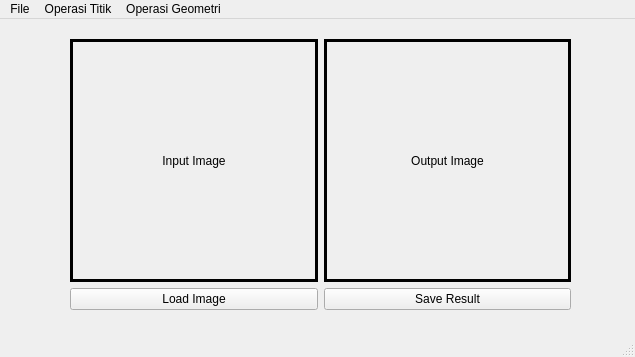
<?xml version="1.0" encoding="UTF-8"?>
<ui version="4.0">
 <class>MainWindow</class>
 <widget class="QMainWindow" name="MainWindow">
  <property name="geometry">
   <rect>
    <x>0</x>
    <y>0</y>
    <width>635</width>
    <height>357</height>
   </rect>
  </property>
  <property name="windowTitle">
   <string>MainWindow</string>
  </property>
  <widget class="QWidget" name="centralwidget">
   <widget class="QWidget" name="horizontalLayoutWidget">
    <property name="geometry">
     <rect>
      <x>70</x>
      <y>20</y>
      <width>501</width>
      <height>271</height>
     </rect>
    </property>
    <layout class="QHBoxLayout" name="horizontalLayout">
     <item>
      <layout class="QVBoxLayout" name="verticalLayout">
       <item>
        <widget class="QLabel" name="imgLabel">
         <property name="frameShape">
          <enum>QFrame::Box</enum>
         </property>
         <property name="lineWidth">
          <number>3</number>
         </property>
         <property name="text">
          <string>Input Image</string>
         </property>
         <property name="alignment">
          <set>Qt::AlignCenter</set>
         </property>
        </widget>
       </item>
       <item>
        <widget class="QPushButton" name="loadButton">
         <property name="text">
          <string>Load Image</string>
         </property>
        </widget>
       </item>
      </layout>
     </item>
     <item>
      <layout class="QVBoxLayout" name="verticalLayout_2">
       <item>
        <widget class="QLabel" name="hasilLabel">
         <property name="frameShape">
          <enum>QFrame::Box</enum>
         </property>
         <property name="lineWidth">
          <number>3</number>
         </property>
         <property name="text">
          <string>Output Image</string>
         </property>
         <property name="alignment">
          <set>Qt::AlignCenter</set>
         </property>
        </widget>
       </item>
       <item>
        <widget class="QPushButton" name="saveButton">
         <property name="text">
          <string>Save Result</string>
         </property>
        </widget>
       </item>
      </layout>
     </item>
    </layout>
   </widget>
  </widget>
  <widget class="QMenuBar" name="menubar">
   <property name="geometry">
    <rect>
     <x>0</x>
     <y>0</y>
     <width>635</width>
     <height>18</height>
    </rect>
   </property>
   <widget class="QMenu" name="menuFile">
    <property name="title">
     <string>File</string>
    </property>
    <addaction name="actionLoad_Image"/>
    <addaction name="actionSave_Image"/>
   </widget>
   <widget class="QMenu" name="menuOperasi_Titil">
    <property name="title">
     <string>Operasi Titik</string>
    </property>
    <addaction name="actionGrayscale"/>
    <addaction name="actionBrightness"/>
    <addaction name="actionContrast"/>
    <addaction name="actionContrast_Stretching"/>
    <addaction name="actionNegative"/>
    <addaction name="actionBiner"/>
    <addaction name="actionGray_Histogram"/>
    <addaction name="actionRGB_Histogram"/>
    <addaction name="actionEqual_Histogram"/>
   </widget>
   <widget class="QMenu" name="menuOperasi_Geometri">
    <property name="title">
     <string>Operasi Geometri</string>
    </property>
    <addaction name="actiontranslasi"/>
   </widget>
   <addaction name="menuFile"/>
   <addaction name="menuOperasi_Titil"/>
   <addaction name="menuOperasi_Geometri"/>
  </widget>
  <widget class="QStatusBar" name="statusbar"/>
  <action name="actionLoad_Image">
   <property name="text">
    <string>Load Image</string>
   </property>
  </action>
  <action name="actionSave_Image">
   <property name="text">
    <string>Save Image</string>
   </property>
  </action>
  <action name="actionGrayscale">
   <property name="text">
    <string>Grayscale</string>
   </property>
  </action>
  <action name="actionBrightness">
   <property name="text">
    <string>Brightness</string>
   </property>
  </action>
  <action name="actionContrast">
   <property name="text">
    <string>Contrast</string>
   </property>
  </action>
  <action name="actionContrast_Stretching">
   <property name="text">
    <string>Contrast Stretching</string>
   </property>
  </action>
  <action name="actionNegative">
   <property name="text">
    <string>Negative</string>
   </property>
  </action>
  <action name="actionBiner">
   <property name="text">
    <string>Biner</string>
   </property>
  </action>
  <action name="actionGray_Histogram">
   <property name="text">
    <string>Gray Histogram</string>
   </property>
  </action>
  <action name="actionRGB_Histogram">
   <property name="text">
    <string>RGB Histogram</string>
   </property>
  </action>
  <action name="actionEqual_Histogram">
   <property name="text">
    <string>Equal Histogram</string>
   </property>
  </action>
  <action name="actiontranslasi">
   <property name="text">
    <string>translasi</string>
   </property>
  </action>
 </widget>
 <resources/>
 <connections/>
</ui>
